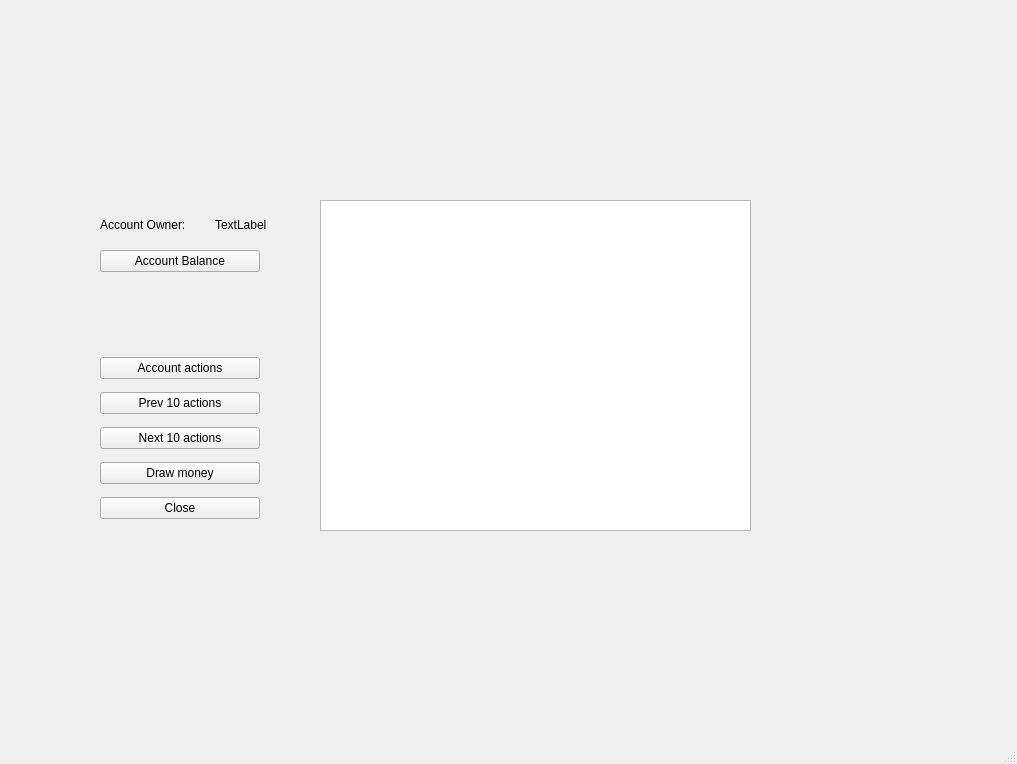
<?xml version="1.0" encoding="UTF-8"?>
<ui version="4.0">
 <class>MainWindow</class>
 <widget class="QMainWindow" name="MainWindow">
  <property name="geometry">
   <rect>
    <x>0</x>
    <y>0</y>
    <width>1017</width>
    <height>764</height>
   </rect>
  </property>
  <property name="windowTitle">
   <string>MainWindow</string>
  </property>
  <widget class="QWidget" name="centralwidget">
   <widget class="QWidget" name="verticalLayoutWidget">
    <property name="geometry">
     <rect>
      <x>100</x>
      <y>350</y>
      <width>160</width>
      <height>181</height>
     </rect>
    </property>
    <layout class="QVBoxLayout" name="verticalLayout">
     <item>
      <widget class="QPushButton" name="AccActions">
       <property name="text">
        <string>Account actions</string>
       </property>
      </widget>
     </item>
     <item>
      <widget class="QPushButton" name="prevAction">
       <property name="text">
        <string>Prev 10 actions</string>
       </property>
      </widget>
     </item>
     <item>
      <widget class="QPushButton" name="nextAction">
       <property name="text">
        <string>Next 10 actions</string>
       </property>
      </widget>
     </item>
     <item>
      <widget class="QPushButton" name="draw">
       <property name="text">
        <string>Draw money</string>
       </property>
      </widget>
     </item>
     <item>
      <widget class="QPushButton" name="close">
       <property name="text">
        <string>Close</string>
       </property>
      </widget>
     </item>
    </layout>
   </widget>
   <widget class="QWidget" name="verticalLayoutWidget_2">
    <property name="geometry">
     <rect>
      <x>100</x>
      <y>250</y>
      <width>160</width>
      <height>80</height>
     </rect>
    </property>
    <layout class="QVBoxLayout" name="verticalLayout_2">
     <item>
      <widget class="QPushButton" name="accbalance">
       <property name="text">
        <string>Account Balance</string>
       </property>
      </widget>
     </item>
     <item>
      <widget class="QLabel" name="balanceLabel">
       <property name="text">
        <string/>
       </property>
      </widget>
     </item>
    </layout>
   </widget>
   <widget class="QWidget" name="horizontalLayoutWidget">
    <property name="geometry">
     <rect>
      <x>100</x>
      <y>199</y>
      <width>223</width>
      <height>51</height>
     </rect>
    </property>
    <layout class="QHBoxLayout" name="horizontalLayout">
     <item>
      <widget class="QLabel" name="label">
       <property name="text">
        <string>Account Owner:</string>
       </property>
      </widget>
     </item>
     <item>
      <widget class="QLabel" name="owner">
       <property name="text">
        <string>TextLabel</string>
       </property>
      </widget>
     </item>
    </layout>
   </widget>
   <widget class="QTextEdit" name="textEdit">
    <property name="geometry">
     <rect>
      <x>320</x>
      <y>200</y>
      <width>431</width>
      <height>331</height>
     </rect>
    </property>
    <property name="font">
     <font>
      <pointsize>14</pointsize>
     </font>
    </property>
   </widget>
  </widget>
  <widget class="QMenuBar" name="menubar">
   <property name="geometry">
    <rect>
     <x>0</x>
     <y>0</y>
     <width>1017</width>
     <height>21</height>
    </rect>
   </property>
  </widget>
  <widget class="QStatusBar" name="statusbar"/>
 </widget>
 <resources/>
 <connections/>
</ui>
